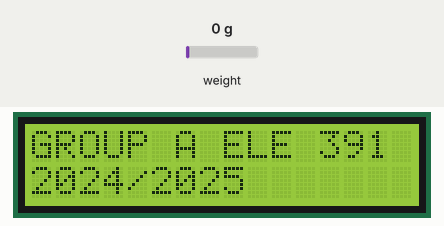
Bench run of a sketch on a simulated ESP32. Parts: 16×2 character LCD. The test bench sets the inputs (shaded band); at power-on: weight on the scale 0 g. WiFi joins after 1.5 s; servers stay silent unless stated; what the sketch prints to the serial monitor is not drawn.

Above: at 2.2 s.
At 10.1 s:
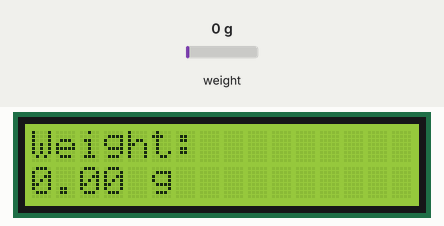
10.2 s: weight on the scale set to 100 g
At 15.2 s:
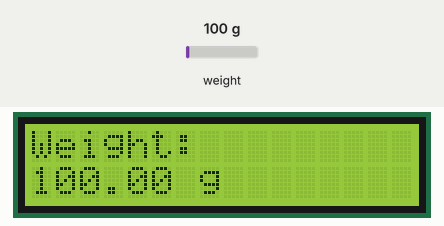
15.6 s: weight on the scale set to 1250 g
At 19.7 s:
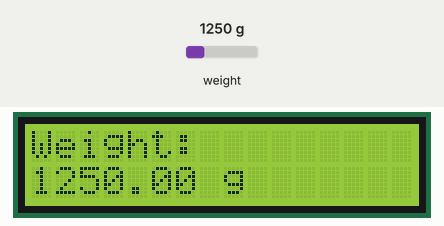
20.7 s: weight on the scale set to 100 g
At 25.4 s:
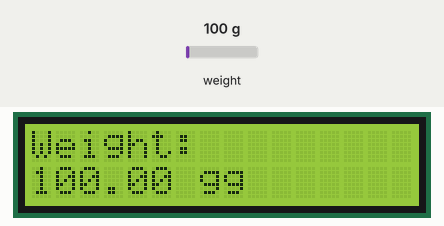
Timing chart, 0 to 26.9 s (numbered marks = the images above; inputs shaded):
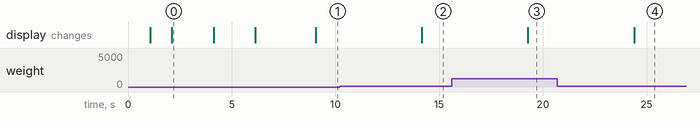

The sketch:

Gas_Level_Indicator__2_copy_20241210074301.ino
```cpp
#include <Wire.h>
#include <LiquidCrystal_I2C.h>
#include "HX711.h"

#define BLYNK_TEMPLATE_ID "TMPL2wEywxXvc"
#define BLYNK_TEMPLATE_NAME "IoT Gas Level Indicator"
#define BLYNK_AUTH_TOKEN "jkcBLPSAMR4_zCxxnKEBD14DJECbR2_Y"

#include <WiFi.h>
#include <WiFiClient.h>
#include <BlynkSimpleEsp32.h>

// Pin definitions
#define HX711_DT 33  // HX711 data pin
#define HX711_SCK 32 // HX711 clock pin
#define I2C_SDA 21   // ESP32 I2C SDA pin
#define I2C_SCL 22   // ESP32 I2C SCL pin

// Initialize LCD and HX711
LiquidCrystal_I2C lcd(0x27, 16, 2); // Adjust address if needed
HX711 scale;

#define BLYNK_PRINT Serial
char auth[] = BLYNK_AUTH_TOKEN;

// Your WiFi credentials.
// Set password to "" for open networks.
char ssid[] = "Love";
char pass[] = "12345678";


void setup() {
  // Initialize serial communication
  Serial.begin(115200);

  // Initialize LCD
  lcd.begin();
  lcd.clear();
  lcd.backlight();

  lcd.setCursor(0, 0);
  lcd.print("Initializing...");
  delay(1000);
  lcd.clear();


  // Initialize HX711
  scale.begin(HX711_DT, HX711_SCK);

  // Wait for scale to stabilize
  delay(1000);


  if (scale.is_ready()) {
    lcd.clear();
    lcd.setCursor(0, 0);
    lcd.print("GROUP A ELE 391");
    lcd.setCursor(0, 1);
    lcd.print("2024/2025");
    delay(2000);
    lcd.clear();
    lcd.print("Scale Ready");
    delay(2000);
    lcd.clear();
    scale.set_scale(-110); // Calibration factor placeholder
    scale.tare();      // Reset scale to 0
  }
    /*else {
    lcd.clear();
    lcd.print("Scale Error");
    Serial.println("HX711 not found. Check wiring.");
    while (1); // Halt
  }*/
    Blynk.begin(auth, ssid, pass);

}

void loop() {

  Blynk.run();

  if (scale.is_ready()) {
    float weight = scale.get_units(1); // Average of 5 readings
    lcd.setCursor(0, 0);
    lcd.print("Weight:");

    lcd.setCursor(0, 1);
    lcd.print(weight, 2); // Print weight with 2 decimal places

    float reading;
    //lcd.print(reading);
    lcd.print(" g");                 // Print the unit

    Serial.print("Weight: ");
    //Serial.print(reading);
    //Serial.println(" grams");


  Blynk.virtualWrite(V0,weight);
  Blynk.virtualWrite(V1,weight);

  }
   /*else {
    lcd.setCursor(0, 0);
    lcd.print("Scale Error");
    Serial.println("HX711 not found. Check wiring.");
  } */


  delay(5000);
}
```

Measured:
- after the input at 10.2 s, the display: changes after 4.0 s (image 2)
- after the input at 15.6 s, the display: changes after 3.7 s (image 3)
- after the input at 20.7 s, the display: changes after 3.7 s (image 4)
- what the display in image 0 shows lasts 2.0 s, from 2.1 s to 4.1 s
